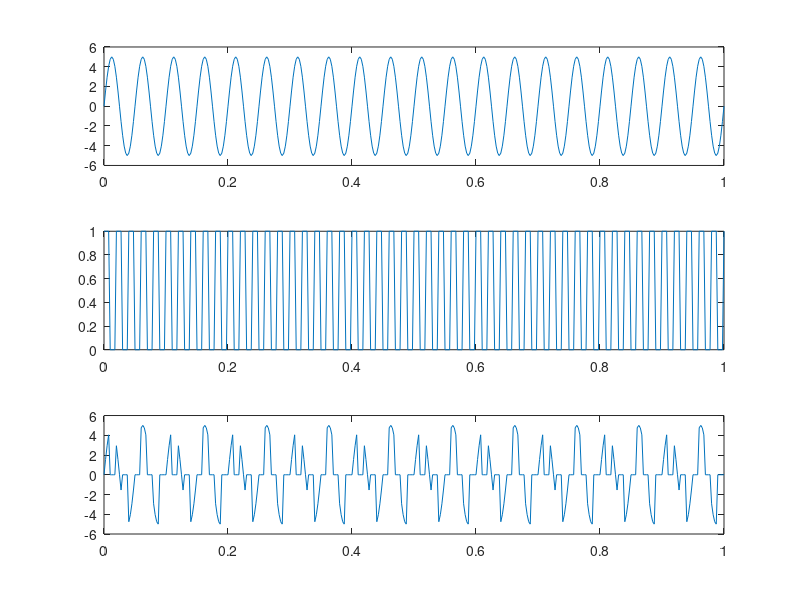

Recreate this plot in MATLAB.
Am=5;
fm=20;

fc=50;

fs=8*fc;

t=0:1/fs:1;

mt=Am.*sin((2*pi*fm).*t);
ct=0.5.*square((2*pi*fc*t),50)+0.5;

st=mt.*ct;
subplot(3,1,1);
plot(t,mt);
subplot(3,1,2);
plot(t,ct);
subplot(3,1,3);
plot(t,st);


